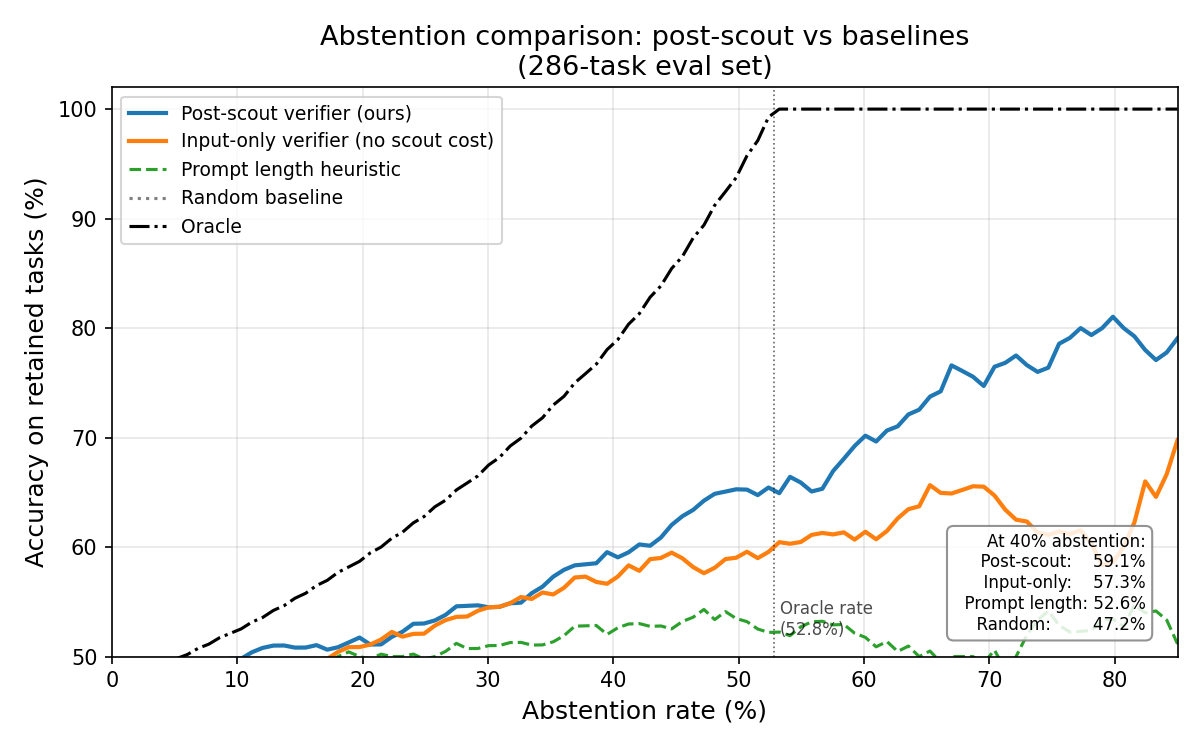

Python code for this plot:
"""
Multi-baseline abstention comparison:
  - Post-scout verifier (best signal, has 4B cost)
  - Input-only verifier (no scout cost, just problem statement)
  - Prompt length heuristic (negative token count → shorter = "easier")
  - Random baseline (averaged over 200 seeds)

Abstention: we sort tasks by ascending signal strength (lower score → more hopeless)
and refuse to submit for the bottom-X% of tasks.
"""

import json
import numpy as np
import pandas as pd
import matplotlib.pyplot as plt
import matplotlib.ticker as mticker
from pathlib import Path

# ── paths ──────────────────────────────────────────────────────────────────────
POST_SCOUT_PATH = (
    "/mnt/llmd/results/exps/aristides/reason/"
    "offline_router_swe_smith_train1500_real_4route_qwen3_embedding_8b_lora_reward_bce_r32_qkvo_mlp_10epoch_1781112916/"
    "train_qwen3_embedding_8b_lora_reward_bce_10epoch/eval_predictions.jsonl"
)
INPUT_ONLY_PATH = (
    "/mnt/llmd/results/exps/aristides/reason/"
    "offline_router_swe_smith_train1500_real_4route_qwen3_embedding_8b_lora_reward_bce_r32_qkvo_mlp_input_only_10epoch_1781112942/"
    "train_qwen3_embedding_8b_lora_reward_bce_10epoch/eval_predictions.jsonl"
)
REAL_LABELS_DIR = (
    "/mnt/llmd/results/exps/aristides/reason/"
    "offline_router_swe_smith_train1500_real_labels_4route_1780639659/collect/"
)
OUT_PATH = "/home/toolkit/PipelineRL-SWE/router_analysis/abstention_baselines.png"

# ── load post-scout verifier predictions ──────────────────────────────────────
def load_preds(path):
    rows = []
    with open(path) as f:
        for line in f:
            rows.append(json.loads(line))
    df = pd.DataFrame(rows)
    # pred_rewards is a list of per-route predicted rewards
    df["mean_pred"] = df["pred_rewards"].apply(lambda x: np.mean(x) if x is not None else np.nan)
    return df.set_index("problem_id")

ps_preds = load_preds(POST_SCOUT_PATH)
io_preds = load_preds(INPUT_ONLY_PATH)
print(f"Post-scout preds: {len(ps_preds)} tasks")
print(f"Input-only preds: {len(io_preds)} tasks")

# ── load real labels ──────────────────────────────────────────────────────────
dfs = [pd.read_parquet(p) for p in Path(REAL_LABELS_DIR + "eval").glob("*.parquet")]
eval_df = pd.concat(dfs).set_index("problem_id")

# r120b: task is solved if the 120B route (index 3) succeeded — honest deployed metric
eval_df["r120b"] = eval_df["route_successes"].apply(lambda x: x[3])

# prompt tokens: take the first route's token count (all identical for input portion)
eval_df["prompt_tokens"] = eval_df["route_prompt_tokens"].apply(lambda x: x[0] if x is not None and len(x) > 0 else np.nan)

print(f"Eval tasks: {len(eval_df)}, 120B solvable: {eval_df['r120b'].sum()}")

# ── align on common tasks ─────────────────────────────────────────────────────
common = eval_df.index.intersection(ps_preds.index).intersection(io_preds.index)
print(f"Common tasks with all three signals: {len(common)}")

real   = eval_df.loc[common, "r120b"].values.astype(int)
ps_sig = ps_preds.loc[common, "mean_pred"].values       # higher = more confident = don't abstain
io_sig = io_preds.loc[common, "mean_pred"].values
pl_sig = -eval_df.loc[common, "prompt_tokens"].values   # shorter prompt = less context = harder? (inverted)

n_tasks = len(common)
n_hopeless = (real == 0).sum()
oracle_rate = n_hopeless / n_tasks
print(f"Oracle abstention rate: {oracle_rate:.3f}")

# ── abstention curve function ─────────────────────────────────────────────────
def abstention_curve(signal, labels, rates):
    """
    For each abstention rate r: abstain on the r-fraction of tasks with lowest signal.
    Return accuracy on the remaining tasks.
    """
    order = np.argsort(signal)  # ascending → lowest signal first (abstain these)
    accs = []
    for r in rates:
        n_abstain = int(round(r * len(labels)))
        kept = order[n_abstain:]
        if len(kept) == 0:
            accs.append(np.nan)
        else:
            accs.append(labels[kept].mean())
    return np.array(accs)

def random_abstention_curve(labels, rates, n_seeds=200, rng_seed=42):
    rng = np.random.default_rng(rng_seed)
    n = len(labels)
    all_accs = []
    for _ in range(n_seeds):
        perm = rng.permutation(n)
        seed_accs = []
        for r in rates:
            n_abstain = int(round(r * n))
            kept = perm[n_abstain:]
            seed_accs.append(labels[kept].mean() if len(kept) > 0 else np.nan)
        all_accs.append(seed_accs)
    return np.nanmean(all_accs, axis=0)

rates = np.linspace(0, 0.85, 100)

ps_acc  = abstention_curve(ps_sig, real, rates)
io_acc  = abstention_curve(io_sig, real, rates)
pl_acc  = abstention_curve(pl_sig, real, rates)
rnd_acc = random_abstention_curve(real, rates)

# oracle: abstain exactly the hopeless ones
oracle_acc = np.array([
    real[np.argsort(real)[::-1][:max(1, int(round((1-r)*n_tasks)))]].mean()
    if int(round(r * n_tasks)) <= n_hopeless else np.nan
    for r in rates
])
# simpler oracle: if you abstain the right ones, remaining are all successes
oracle_given_rate = np.array([
    min(1.0, n_hopeless / max(1, int(round(r * n_tasks)))) * 0 +
    real.sum() / max(1, n_tasks - int(round(r * n_tasks)))
    for r in rates
])
# Clean oracle: abstain bottom r fraction, assuming we pick the r*n least solvable perfectly
def oracle_curve(labels, rates):
    n = len(labels)
    sorted_labels = np.sort(labels)  # worst first → 0s first
    accs = []
    for r in rates:
        n_abstain = int(round(r * n))
        kept = sorted_labels[n_abstain:]
        accs.append(kept.mean() if len(kept) > 0 else np.nan)
    return np.array(accs)

ora_acc = oracle_curve(real, rates)

# ── plot ──────────────────────────────────────────────────────────────────────
fig, ax = plt.subplots(figsize=(8, 5))

ax.plot(rates * 100, ps_acc * 100,  color="#1f77b4", lw=2,   label="Post-scout verifier (ours)")
ax.plot(rates * 100, io_acc * 100,  color="#ff7f0e", lw=2,   label="Input-only verifier (no scout cost)")
ax.plot(rates * 100, pl_acc * 100,  color="#2ca02c", lw=1.5, linestyle="--", label="Prompt length heuristic")
ax.plot(rates * 100, rnd_acc * 100, color="gray",    lw=1.5, linestyle=":",  label="Random baseline")
ax.plot(rates * 100, ora_acc * 100, color="black",   lw=1.5, linestyle="-.", label="Oracle")

# mark oracle abstention rate
ax.axvline(oracle_rate * 100, color="black", lw=0.8, linestyle=":", alpha=0.6)
ax.text(oracle_rate * 100 + 0.5, 52, f"Oracle rate\n({oracle_rate*100:.1f}%)", fontsize=8, color="black", alpha=0.7)

ax.set_xlabel("Abstention rate (%)", fontsize=12)
ax.set_ylabel("Accuracy on retained tasks (%)", fontsize=12)
ax.set_title("Abstention comparison: post-scout vs baselines\n(286-task eval set)", fontsize=13)
ax.legend(fontsize=9, loc="upper left")
ax.set_xlim(0, 85)
ax.set_ylim(50, 102)
ax.yaxis.set_major_formatter(mticker.FormatStrFormatter("%.0f"))
ax.grid(True, alpha=0.3)

# annotation box with key numbers
ps_at40 = ps_acc[np.searchsorted(rates, 0.40)]
io_at40 = io_acc[np.searchsorted(rates, 0.40)]
pl_at40 = pl_acc[np.searchsorted(rates, 0.40)]
rnd_at40 = rnd_acc[np.searchsorted(rates, 0.40)]
txt = (
    f"At 40% abstention:\n"
    f"  Post-scout:    {ps_at40*100:.1f}%\n"
    f"  Input-only:    {io_at40*100:.1f}%\n"
    f"  Prompt length: {pl_at40*100:.1f}%\n"
    f"  Random:        {rnd_at40*100:.1f}%"
)
ax.text(0.97, 0.04, txt, transform=ax.transAxes, fontsize=8,
        verticalalignment="bottom", horizontalalignment="right",
        bbox=dict(boxstyle="round,pad=0.4", fc="white", ec="gray", alpha=0.85))

plt.tight_layout()
plt.savefig(OUT_PATH, dpi=150)
print(f"Saved to {OUT_PATH}")
plt.close()

# ── summary table ─────────────────────────────────────────────────────────────
print("\n=== Abstention accuracy comparison ===")
print(f"{'Rate':>6}  {'Post-scout':>10}  {'Input-only':>10}  {'Prompt len':>10}  {'Random':>8}  {'Oracle':>8}")
for rate in [0.0, 0.20, 0.30, 0.40, 0.50, 0.60, 0.70]:
    i = np.searchsorted(rates, rate)
    print(f"{rate*100:>5.0f}%  {ps_acc[i]*100:>10.1f}  {io_acc[i]*100:>10.1f}  {pl_acc[i]*100:>10.1f}  {rnd_acc[i]*100:>8.1f}  {ora_acc[i]*100:>8.1f}")
